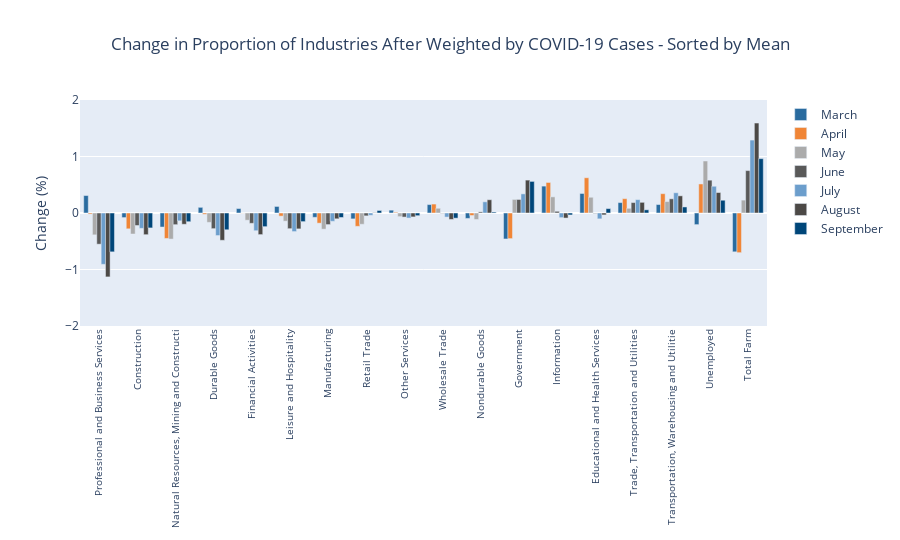

This figure's notebook cell:
### Code cell
# plotly step update documentation https://chart-studio.plotly.com/~empet/15605/update-method-called-within-an-update/#/
df=difference_df
data = []
colors = colors
i=0
for month in df.columns:
    data.append(go.Bar({
        'type':'bar',
        'marker':{'color':colors[i]},
        'x': list(df.index),
        'visible': True,
        'name': month,
        'y': df[month].values,
        'width':0.12}))
    i+=1

layout = go.Layout(
    title={'text':'Change in Proportion of Industries After Weighted by COVID-19 Cases - Sorted by Mean'},
    xaxis=dict(tickangle=270, tickfont=dict(size=10)),
    yaxis=dict(range=(-2,2),title="Change (%)"),
    height=540,title_x=0.5,
    bargap=0.2,
    bargroupgap=1,
    barmode='group'
)

fig = go.Figure(data=data, layout=layout)

fig.show()

if export:
    fig.write_html("../figures/3_change_proportion_industries_ca.html")
#fig.write_image("../figures/3_change_proportion_industries_ca.png")

### Figure 1 — Plotly figure (JSON) as saved in the notebook; plotly's stock layout.template omitted (floating-point values rounded to 4 significant figures)
{"data": [{"marker": {"color": "#296b9f"}, "name": "March", "type": "bar", "visible": true, "width": 0.12, "x": ["Professional and Business Services", "Construction", "Natural Resources, Mining and Constructi", "Durable Goods", "Financial Activities", "Leisure and Hospitality", "Manufacturing", "Retail Trade", "Other Services", "Wholesale Trade", "Nondurable Goods", "Government", "Information", "Educational and Health Services", "Trade, Transportation and Utilities", "Transportation, Warehousing and Utilitie", "Unemployed", "Total Farm"], "y": [0.309, -0.08116, -0.2485, 0.1003, 0.07882, 0.1159, -0.07662, -0.1042, 0.05021, 0.149, -0.09607, -0.4597, 0.4761, 0.3457, 0.1845, 0.1498, -0.2057, -0.6873]}, {"marker": {"color": "#f08536"}, "name": "April", "type": "bar", "visible": true, "width": 0.12, "x": ["Professional and Business Services", "Construction", "Natural Resources, Mining and Constructi", "Durable Goods", "Financial Activities", "Leisure and Hospitality", "Manufacturing", "Retail Trade", "Other Services", "Wholesale Trade", "Nondurable Goods", "Government", "Information", "Educational and Health Services", "Trade, Transportation and Utilities", "Transportation, Warehousing and Utilitie", "Unemployed", "Total Farm"], "y": [-0.01865, -0.28, -0.4505, -0.02255, -0.00223, -0.05562, -0.1801, -0.2358, 0.01263, 0.1584, -0.04423, -0.4534, 0.5405, 0.6239, 0.2538, 0.342, 0.514, -0.7021]}, {"marker": {"color": "#ababab"}, "name": "May", "type": "bar", "visible": true, "width": 0.12, "x": ["Professional and Business Services", "Construction", "Natural Resources, Mining and Constructi", "Durable Goods", "Financial Activities", "Leisure and Hospitality", "Manufacturing", "Retail Trade", "Other Services", "Wholesale Trade", "Nondurable Goods", "Government", "Information", "Educational and Health Services", "Trade, Transportation and Utilities", "Transportation, Warehousing and Utilitie", "Unemployed", "Total Farm"], "y": [-0.3867, -0.372, -0.4618, -0.166, -0.1276, -0.1444, -0.2864, -0.1996, -0.06424, 0.08399, -0.1146, 0.2403, 0.2859, 0.2787, 0.0834, 0.2021, 0.9206, 0.2283]}, {"marker": {"color": "#595959"}, "name": "June", "type": "bar", "visible": true, "width": 0.12, "x": ["Professional and Business Services", "Construction", "Natural Resources, Mining and Constructi", "Durable Goods", "Financial Activities", "Leisure and Hospitality", "Manufacturing", "Retail Trade", "Other Services", "Wholesale Trade", "Nondurable Goods", "Government", "Information", "Educational and Health Services", "Trade, Transportation and Utilities", "Transportation, Warehousing and Utilitie", "Unemployed", "Total Farm"], "y": [-0.552, -0.2216, -0.2065, -0.277, -0.1829, -0.2777, -0.2051, -0.05091, -0.07218, -0.00482, 0.0201, 0.2396, 0.03022, -0.007244, 0.185, 0.2511, 0.5811, 0.7508]}, {"marker": {"color": "#6c9ecc"}, "name": "July", "type": "bar", "visible": true, "width": 0.12, "x": ["Professional and Business Services", "Construction", "Natural Resources, Mining and Constructi", "Durable Goods", "Financial Activities", "Leisure and Hospitality", "Manufacturing", "Retail Trade", "Other Services", "Wholesale Trade", "Nondurable Goods", "Government", "Information", "Educational and Health Services", "Trade, Transportation and Utilities", "Transportation, Warehousing and Utilitie", "Unemployed", "Total Farm"], "y": [-0.9086, -0.2717, -0.139, -0.3991, -0.3136, -0.3288, -0.1471, -0.04048, -0.08961, -0.0724, 0.1982, 0.3389, -0.08206, -0.1035, 0.2363, 0.3583, 0.4735, 1.291]}, {"marker": {"color": "#4C4946"}, "name": "August", "type": "bar", "visible": true, "width": 0.12, "x": ["Professional and Business Services", "Construction", "Natural Resources, Mining and Constructi", "Durable Goods", "Financial Activities", "Leisure and Hospitality", "Manufacturing", "Retail Trade", "Other Services", "Wholesale Trade", "Nondurable Goods", "Government", "Information", "Educational and Health Services", "Trade, Transportation and Utilities", "Transportation, Warehousing and Utilitie", "Unemployed", "Total Farm"], "y": [-1.131, -0.3837, -0.1995, -0.483, -0.3823, -0.2812, -0.103, 0.005008, -0.06913, -0.1139, 0.2347, 0.5825, -0.08935, -0.03382, 0.1891, 0.3041, 0.3624, 1.592]}, {"marker": {"color": "#004679"}, "name": "September", "type": "bar", "visible": true, "width": 0.12, "x": ["Professional and Business Services", "Construction", "Natural Resources, Mining and Constructi", "Durable Goods", "Financial Activities", "Leisure and Hospitality", "Manufacturing", "Retail Trade", "Other Services", "Wholesale Trade", "Nondurable Goods", "Government", "Information", "Educational and Health Services", "Trade, Transportation and Utilities", "Transportation, Warehousing and Utilitie", "Unemployed", "Total Farm"], "y": [-0.688, -0.2642, -0.1543, -0.2969, -0.2417, -0.1528, -0.07936, 0.04476, -0.0474, -0.09149, 0.01682, 0.5592, -0.0347, 0.07796, 0.05641, 0.1072, 0.2263, 0.9622]}], "layout": {"bargap": 0.2, "bargroupgap": 1, "barmode": "group", "height": 540, "title": {"text": "Change in Proportion of Industries After Weighted by COVID-19 Cases - Sorted by Mean", "x": 0.5}, "xaxis": {"tickangle": -90, "tickfont": {"size": 10}}, "yaxis": {"range": [-2, 2], "title": {"text": "Change (%)"}}}}
